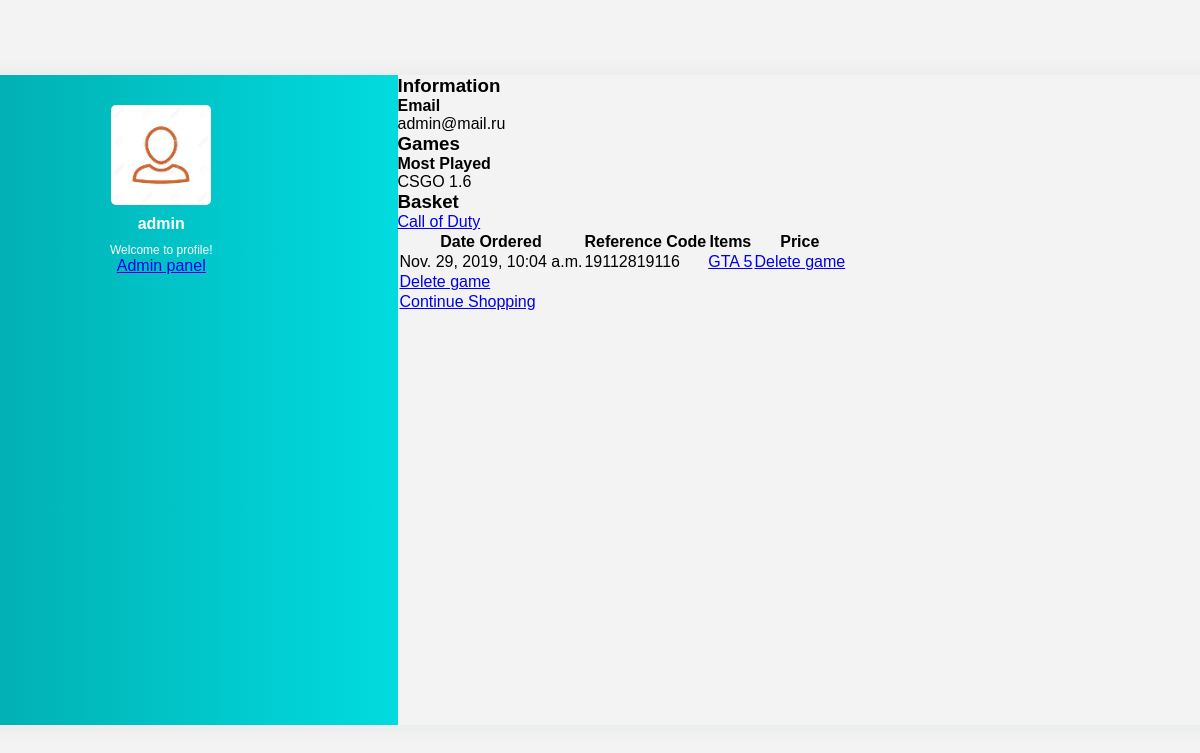
The app's page /profile/ (signed in), older data.
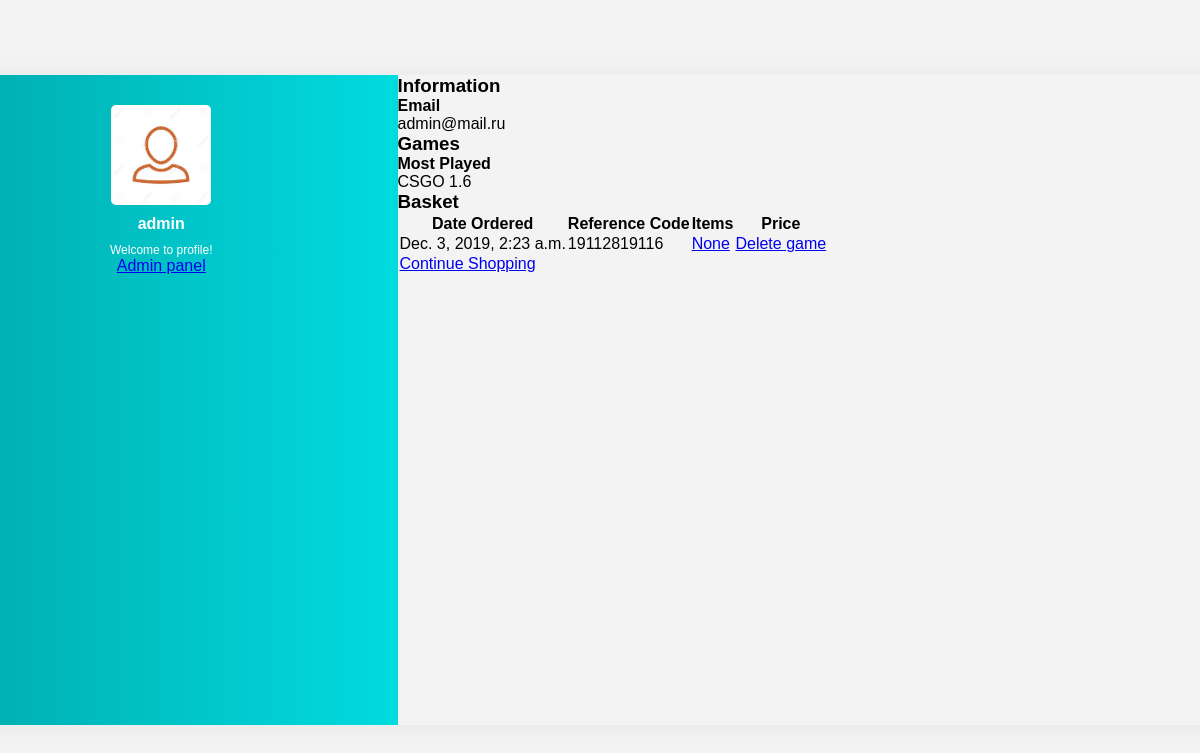
The same page, newer data.
### GameShop/models.py (models this page shows, shortened)
class Order(models.Model):
    ref_code = models.CharField(max_length=15)
    owner = models.ForeignKey(Profile, on_delete=models.CASCADE, null=True)
    is_ordered = models.BooleanField(default=False)
    items = models.ManyToManyField(OrderItem)
    date_ordered = models.DateTimeField(auto_now=True)

class OrderItem(models.Model):
    game = models.OneToOneField(Games, on_delete=models.SET_NULL, null=True)
    is_ordered = models.BooleanField(default=False)
    date_added = models.DateTimeField(auto_now=True)

class Games(models.Model):
    name = models.CharField(max_length=50)
    creator = models.CharField(max_length=20)
    date_release = models.DateTimeField(default=django.utils.timezone.now)
    genres = models.ManyToManyField(Genre)
    mode = models.CharField(max_length=10)
    game_rate = models.FloatField()
    description = models.TextField(max_length=1000, null=True)
    image = models.FileField(upload_to=upload_location, null=True, blank=True)
    def __str__(self):
        return self.name

### GameShop/views.py (the view)
# urls.py: path('profile/', views.profile, name='profile'),
def profile(request):
    my_user_profile = Profile.objects.filter(user=request.user).first()
    my_orders = Order.objects.filter(is_ordered=True, owner=my_user_profile)
    user_games = Profile.objects.filter(user=request.user)
    context = {
        'my_orders': my_orders,
        'user_games': user_games
    }
    return render(request, "GameShop/profile.html", context)

### GameShop/templates/GameShop/profile.html (shortened to what this page needs)
{% block content %}
<html>
<head>
	<link rel="stylesheet" type="text/css" href="../../static/GameShop/pstyle.css">
</head>
<body>
<div class="wrapper">
    <div class="left">
        <img src="../../static/GameShop/img/core-img/usericon.png" alt="user" width="100">
        <h4>{{ request.user.username }}</h4>
         <p>Welcome to profile!</p>
            {% if request.user.is_admin %}
                <a href="{% url 'GameShop:users' %}">Admin panel</a>
            {% endif %}
    </div>
    <div clas="right">
        <div class="info">
            <div class="social_media">
            <ul>
                <h3>Information</h3>
          </ul>
      </div>
            <div class="info_data">
                 <div class="data">
                    <h4>Email</h4>
                    <p>{{ request.user.email }}</p>
                 </div>
            </div>
        </div>
      <div class="projects">
            <h3>Games</h3>
            <div class="projects_data">
                 <div class="data">
                   <h4>Most Played</h4>
                    <p>CSGO 1.6</p>
              </div>
            </div>
        </div>
      <div class="projects"><h3>Basket</h3>
      <div class="projects_data"><table class="table table-hover table-bordered text-center">
      <tr class="text-center">
        <th>Date Ordered</th>
        <th>Reference Code</th>
        <th>Items</th>
        <th>Price</th>
      </tr>
      {% for order in my_orders %}
        <tr>
          <td>{{ order.date_ordered }}</td>
          <td>{{ order.ref_code }}</td>
          <td>
        	{% for itemm in order.items.all %}
        		<a href="{% url 'GameShop:games_detail' itemm.game.id %}">{{ itemm.game }}</a>
      	  </td>
          <td> <a href="{% url 'GameShop:delete_item' itemm.id %}">Delete game</a></td>
        </tr>
            {% endfor %}
      {% empty %}
        <tr>
          <td colspan= 4> You have no orders.</td>
        </tr>
      {% endfor %}
      <tr>
        <td colspan=4>
          <a href="{% url 'GameShop:game_list' %}" class="btn btn-warning pull-left">
            {% if not order %}Continue Shopping{% else %}Add Items to Cart {% endif %}
          </a>
        </td>
      </tr>
    </table></div>
      </div>
    </div>
</div>
    </body>
</html>
{% endblock content %}

Row changes from the older to the newer data that the page shows:
removed OrderItem: game "GTA 5"
removed OrderItem: game "Call of Duty"
changed Order: date_ordered "Nov. 29, 2019, 10:04 a.m." → "Dec. 3, 2019, 2:23 a.m."
added OrderItem: game "None"
